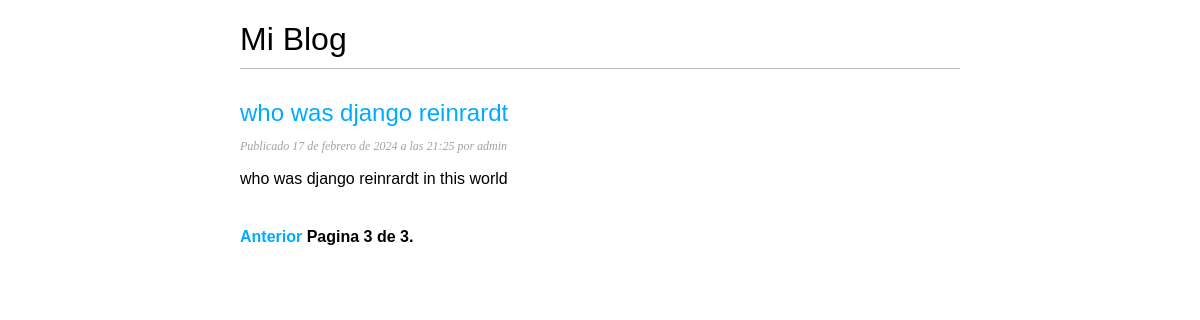
Page /blog/?page=3 on the committed database.
### blog/models.py (models this page shows, shortened)
class Post(models.Model):
    class Estado(models.TextChoices): # Enumeración de opciones de estado : Borrador y Publicado
        BORRADOR = 'BR', 'Borrador'
        PUBLICADO = 'PB', 'Publicado'
    titulo = models.CharField(max_length=250)
    slug = models.SlugField(max_length=250)
    autor = models.ForeignKey(User,
                               on_delete=models.CASCADE)
    cuerpo = models.TextField()
    fecha_publicado = models.DateTimeField(default=timezone.now)
    fecha_creado = models.DateTimeField(auto_now_add=True)
    estado = models.CharField(max_length=2,
                              choices=Estado.choices,
                              default=Estado.BORRADOR)
    def get_absolute_url(self): # reverse() genera la URL absoluta a partir de la vista y los parámetros dados.
        return reverse('blog:post_detalle',
                       args=[self.fecha_publicado.year,
                            self.fecha_publicado.month,
                            self.fecha_publicado.day,
                            self.slug])

### blog/views.py (the view)
# urls.py: path('', views.PostListaView.as_view(), name='post_lista'), # Esta es la vista basada en clases
class PostListaView(ListView): # Hereda de la clase ListView que es una vista genérica que se utiliza para mostrar una lista de objetos.
    queryset = Post.objects.filter(estado=Post.Estado.PUBLICADO).order_by('-fecha_publicado')
    context_object_name = 'posts' # El nombre de la variable de contexto que se utilizará en la plantilla.
    paginate_by = 3 # Muestra 3 posts por página.
    template_name = 'blog/post/lista.html' # La plantilla que se utilizará para renderizar la página.

### blog/templates/blog/post/lista.html (shortened to what this page needs)
{% extends "base.html" %}
{% block content %}
    <h1>Mi Blog</h1>
    {% for post in posts %}
        <h2>
            <a href="{{ post.get_absolute_url }}">
                {{ post.titulo }}
            </a>
        </h2>
        <p class="date">
            Publicado {{ post.fecha_publicado }} por {{ post.autor }}
        </p>
        {{ post.cuerpo | truncatewords:30 | linebreaks }}
    {% endfor %}
    {% include "blog/post/paginacion.html" with page=page_obj %}
{% endblock %}

### blog/static/css/blog.css (style rules this page uses)
body { margin: 0; padding: 0; font-family: helvetica, sans-serif; }
a { color: #00abff; text-decoration: none; }
h1 { font-weight: normal; border-bottom: 1px solid #bbb; padding: 0 0 10px 0; }
h2 { font-weight: normal; margin: 30px 0 0; }
p.date { color: #a2a2a2; font-family: georgia, serif; font-size: 12px; font-style: italic; }

### rows in the picture
Post: titulo "who was django reinrardt", fecha_publicado "17 de febrero de 2024 a las 21:25", autor "admin", cuerpo "who was django reinrardt in this world"

### other values in the picture
{{ page.number }} "3"
{{ page.paginator.num_pages }} "3"
